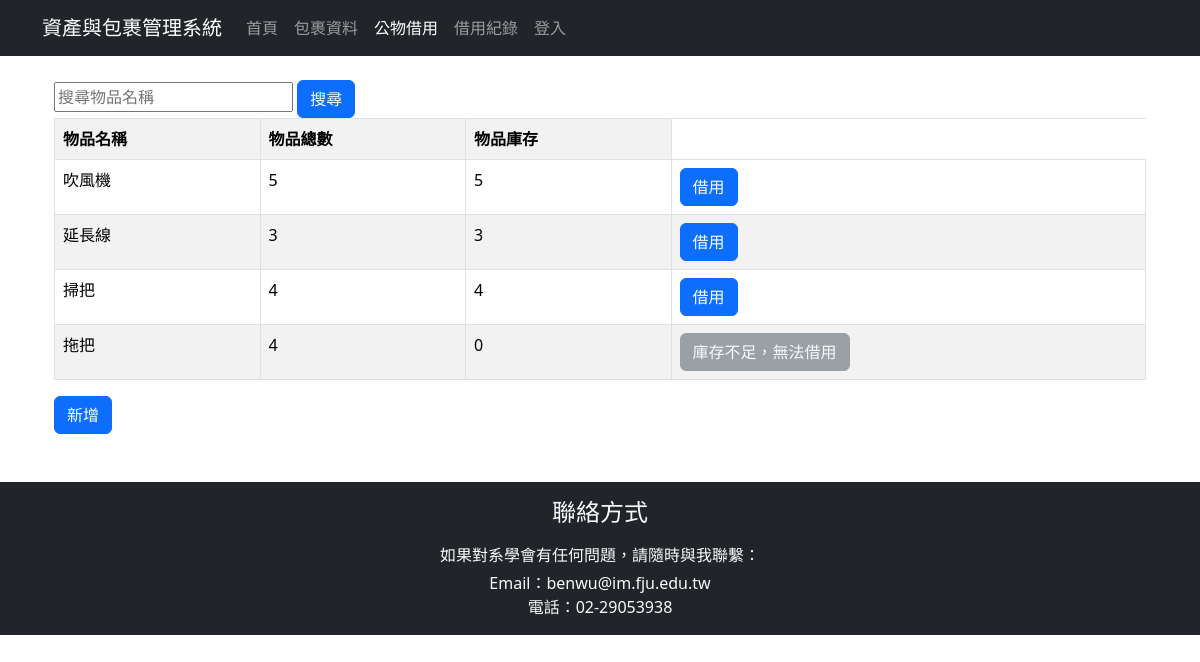
The page /item.php on the database as committed earlier.
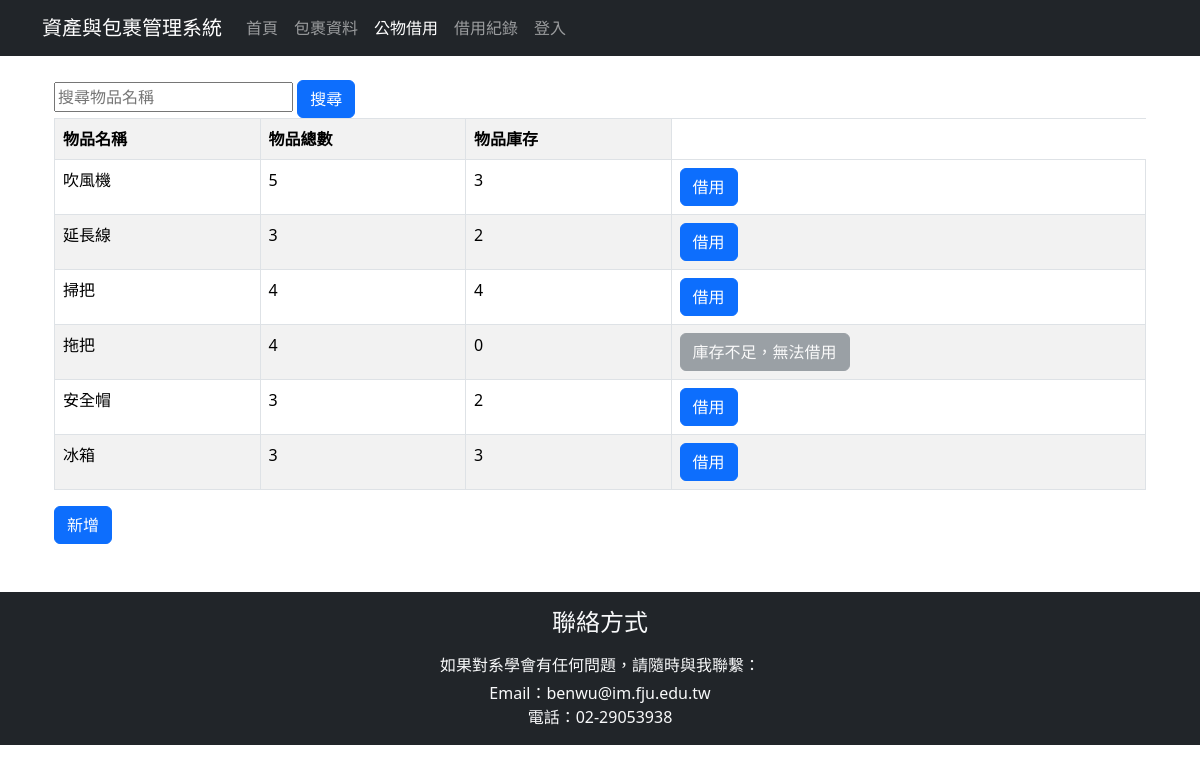
The same page on the database as committed later.
### tables this page shows
CREATE TABLE `items` (
  `id` int NOT NULL,
  `name` varchar(100) NOT NULL,
  `total` int NOT NULL,
  `available` int NOT NULL,
  `status` enum('在庫','借出') DEFAULT '在庫'
);

### item.php (the view, shortened to what this page needs)
<?php
require_once "header.php";
try {
  require_once 'assets_db.php';
  $searchtxt = mysqli_real_escape_string($conn, $_POST["searchtxt"] ?? "");
  $sql = "select * from items";
  $result = mysqli_query($conn, $sql);
  if (!$result) {
    echo "<div class='container mt-3'><div class='alert alert-danger'>Database query failed: " . htmlspecialchars(mysqli_error($conn)) . "</div></div>";
  } else {
?>
<div class="container">
    <form action="item.php" method="post">
  <input placeholder="搜尋物品名稱" type="text" name="searchtxt" value="<?=htmlspecialchars($searchtxt)?>">
  <input class="btn btn-primary" type="submit" value="搜尋">
</form>
<table class="table table-bordered table-striped">
 <tr>
  <th>物品名稱</th>
  <th>物品總數</th>
  <th>物品庫存</th>
 </tr>
 <?php
 while($row = mysqli_fetch_assoc($result)) {?>
 <tr>
  <td><?=$row["name"]?></td>
  <td><?=$row["total"]?></td>
    <td><?=$row["available"]?></td>
    <td>
      <?php if ((int)$row['available'] > 0) { ?>
<a href="borrow.php?item_id=<?= $row['id'] ?>" class="btn btn-primary">借用</a>
      <?php } else { ?>
        <button class="btn btn-secondary"  disabled>庫存不足，無法借用</button>
      <?php } ?>
      </td>
 </tr>
 <?php
  }
 ?>
</table>
        <a href="add_item.php" class="btn btn-primary">新增</a>
</div>
<?php
  }
}
catch(Exception $e) {
  echo 'Message: ' .$e->getMessage();
}
require_once "footer.php";
?>

### header.php (shortened to what this page needs)
<?php
$is_logged_in = isset($_SESSION['user_id']);
$user_name = $is_logged_in ? $_SESSION['user_name'] : '';
function nav_active($file) {
    $current = basename($_SERVER['PHP_SELF']);
    return $current === $file ? ' active' : '';
}
?>
<!DOCTYPE html>
<html lang="zh-Hant">
<head>
  <link href="https://cdn.jsdelivr.net/npm/bootstrap@5.3.8/dist/css/bootstrap.min.css" rel="stylesheet">
</head>
<body>
  <nav class="navbar navbar-expand-lg navbar-dark bg-dark">
    <div class="container">
      <a class="navbar-brand" href="index.php">資產與包裹管理系統</a>
      <div class="collapse navbar-collapse" id="navbarNav">
        <ul class="navbar-nav">
          <li class="nav-item">
            <a class="nav-link<?=nav_active('index.php')?>" href="index.php">首頁</a>
          </li>
          <li class="nav-item">
            <a class="nav-link<?=nav_active('status.php')?>" href="status.php">包裹資料</a>
          </li>
          <li class="nav-item">
            <a class="nav-link<?=nav_active('item.php')?>" href="item.php">公物借用</a>
          </li>
          <li class="nav-item">
            <a class="nav-link<?=nav_active('admin_borrow_record.php')?>" href="admin_borrow_record.php">借用紀錄</a>
          </li>
          <?php if ($is_logged_in): ?>
            <li class="nav-item">
              <a class="nav-link" href="logout.php">登出 (<?=$user_name?>)</a>
            </li>
          <?php else: ?>
            <li class="nav-item" >
              <a class="nav-link<?=nav_active('login.php')?>" href="login.php">登入</a>
            </li>
          <?php endif; ?>
        </ul>
      </div>
    </div>
  </nav>
  <div class="container mt-4">

### footer.php (shortened to what this page needs)
  </div>
  <footer class="bg-dark text-light text-center py-3 mt-5">
  <div class="container text-center">
    <h4 class="mb-3">聯絡方式</h4>
    <p class="mb-1">如果對系學會有任何問題，請隨時與我聯繫：</p>
    <ul class="list-unstyled mb-0">
      <li>Email：benwu@im.fju.edu.tw</li>
      <li>電話：02-29053938</li>
    </ul>
  </div>  </footer>
</body>
</html>

Rows that differ between the two databases and show on the page:
changed items "吹風機": available "5" → "3"
changed items "延長線": available "3" → "2"
added items: name "安全帽", total "3", available "2"
added items: name "冰箱", total "3", available "3"
